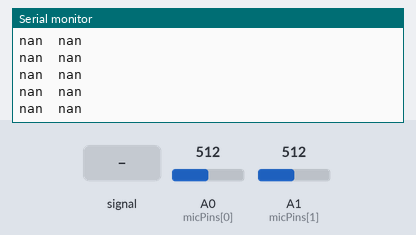
Bench run of a sketch on a simulated Teensy 4. Parts: the last lines printed to the serial monitor. The inputs (shaded band) are chosen by the test bench; at power-on: A0 (micPins[0]) = 512, A1 (micPins[1]) = 512 (analog values on the 0–1023 scale).

Above: at 1.2 s.
1.3 s: A0 (micPins[0]) fed a 200 Hz sine of ±81 counts around its level
At 2.7 s:
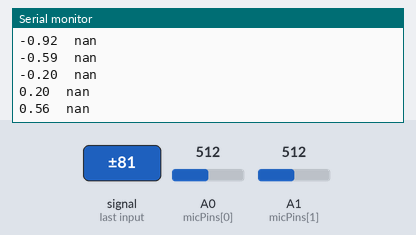
3.3 s: A1 (micPins[1]) fed a 200 Hz sine of ±81 counts around its level
At 5.7 s:
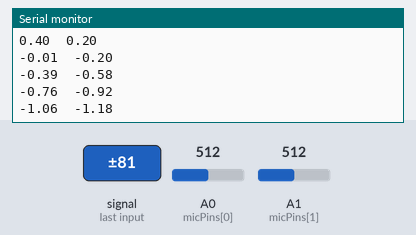
Timing chart, 0 to 6.2 s (numbered marks = the images above; inputs shaded):
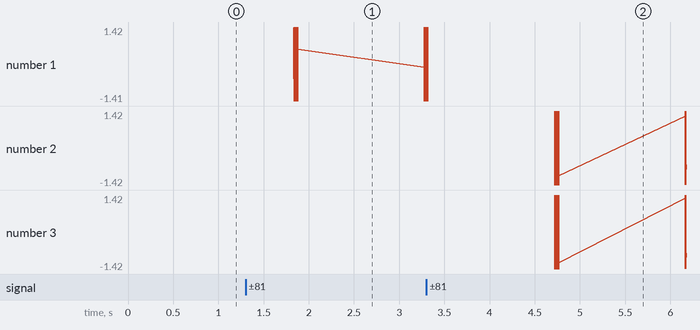

Measured:
- after the input at 1.3 s, the serial monitor: prints a new line after 0.54 s (image 1)

The sketch:

normalise-waveform-test.ino
```cpp
/* Records samples into samples[2][numSamples]
 * centralises and normalises the waveforms
 * HOW TO NORMALISE A WAVEFORM?
 *
 *
 * And sends the resultant waveforms on serial
 * So that the serial plotter can plot them on one graph
 */

const int micPins[] = {A0, A1};
const int numMics = sizeof(micPins)/sizeof(int);

IntervalTimer samplingTimer;
const int numSamples = 600;   //total number of samples in waveform
volatile int sampleCounter;   //must be volatile because is used in both main() and ISR
float samples[numMics][numSamples]; //stores 2 waveforms

const int ANALOG_READ_RESOLUTION = 10;
const int ANALOG_READ_AVERAGING = 1;
const int fs = 60000;    //sampling frequency

//to properly resolve one cycle of a waveform of frequency f,
// numsamples >= fs / f or f >= fs / numSamples should be true

void setup() {
  Serial.begin(115200);


  for (int i = 0; i < numMics; i++)
    pinMode(micPins[i], INPUT);

  analogReadResolution(ANALOG_READ_RESOLUTION);
  analogReadAveraging(ANALOG_READ_AVERAGING);
}

void loop() {
  samplingBegin();
  //wait for sampling to complete
  while (sampleCounter < numSamples);     //waiting for sampling to finish

  float p1 = calcPower(samples[0], numSamples);
  p1 = sqrt(p1);
  float p2 = calcPower(samples[1], numSamples);
  p2 = sqrt(p2);

  for (int m = 0; m < numMics; m++){
    centerWaveform(samples[m], numSamples);
    normaliseWaveform(samples[m], numSamples);
  }

  //now print all samples to serial port
  for (int i = 0; i < numSamples; i++){
    for (int m = 0; m < numMics; m++){
      Serial.print(samples[m][i]);
      Serial.print('\t');
    }
    Serial.println("");
  }

//  Serial.print("Power of each waveform: num");
//  Serial.print(p1); Serial.print("\t num");
//  Serial.println(p2);
//
//  Serial.println("Waiting for 1 seconds");
  delay(1000);
}

//takes a previously centralised waveform
//and divides each sample by the total power of the waveform
void normaliseWaveform(float *waveform, int wsize){
  float factor = sqrt(calcPower(waveform, wsize));
  for (int i = 0; i < wsize; i++){
    waveform[i] /= factor;
  }
}

//calculates power of waveform
float calcPower(float *waveform, int wsize){
  float result = 0;
  for (int i = 0; i < wsize; i++){
    result += sq(waveform[i]);
  }
  result /= wsize;
  return result;
}

//removes dc component of waveform
void centerWaveform(float *waveform, int wsize){
  float average = 0;
  //calculate mean
  for (int i = 0; i < wsize; i++){
    average += waveform[i];
  }
  average /= wsize;

  //subtract mean from each value in waveform[]
  for (int i = 0; i < wsize; i++){
    waveform[i] -= average;
  }
}

//record samples into samples[2][numSamples]
//should I do a noInterrupt in this callback?
void samplingCallback() {
  for (int m = 0; m < numMics; m++){
    samples[m][sampleCounter] = analogRead(micPins[m]);
  }

  sampleCounter++;
  if (sampleCounter >= numSamples) {
    samplingTimer.end();
  }
}

//initialise samplingTimer
void samplingBegin() {
  //initialise the sampling timer to an interval of 1000000/fs uS
  sampleCounter = 0;
  samplingTimer.begin(samplingCallback, 1000000 / fs);
}
```
